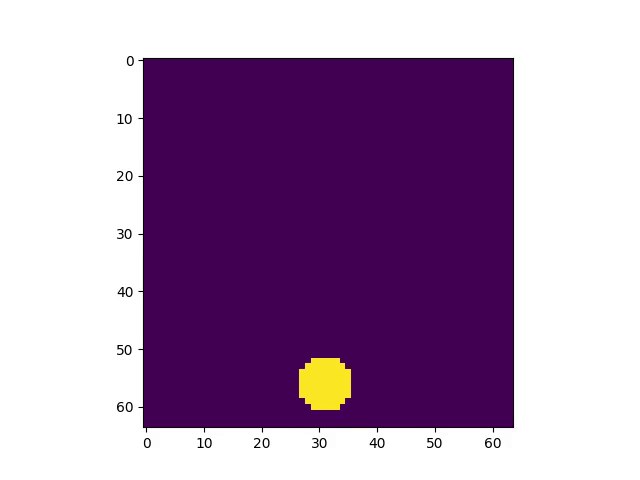
#> input picture frame 100 of КЗ/2 этап/Индивидуальные задачи/assets/ex2.1.2.mp4, 640 x 480 px
$ python ex2.1.2.py
#> lines starting #> are read from the running program, lines starting #| are printed output that depends on the picture; after the words box and inside, x2 and y2 are one past the last pixel; in counts of white or black regions, pixels touching at a corner belong together
import cv2
import numpy as np

def findContourCenter(cnt):
    cx, cy = None, None
    moment = cv2.moments(cnt)
    if moment['m00'] != 0:
        cx = int(moment['m10'] / moment['m00'])
        cy = int(moment['m01'] / moment['m00'])
    return (cx, cy)

cap = cv2.VideoCapture('assets/ex2.1.2.mp4')

resultArr = []
lastCenter = None
while True:
    success, img = cap.read()
#> img is the input picture: shape (480, 640, 3); mean B, G, R 176.2, 142.1, 170.9
    if not success: break

    imgGray = cv2.cvtColor(img, cv2.COLOR_BGR2GRAY)
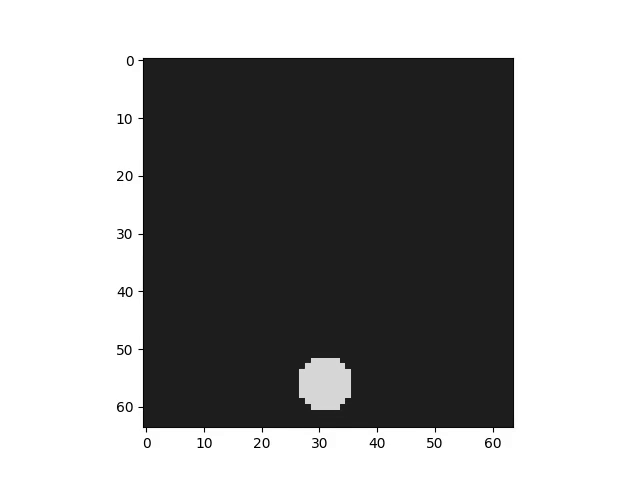
#> imgGray: shape (480, 640); min 0, max 255, mean 154.5
    _, imgBinary = cv2.threshold(imgGray, 100, 255, cv2.THRESH_BINARY)
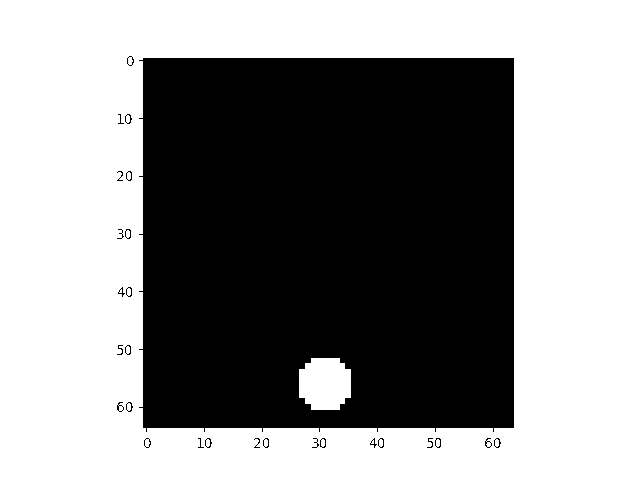
#> imgBinary: shape (480, 640); 55.9% white; 27 black regions (2 under 20 px)
    contours, _ = cv2.findContours(imgBinary, cv2.RETR_TREE, cv2.CHAIN_APPROX_NONE)
#> contours = 104 contours, 83 with area under 20; largest, box (x1, y1, x2, y2) and area: (0, 0, 640, 480) 306081, (138, 57, 515, 433) 138108, (299, 358, 351, 410) 2208, (426, 437, 434, 449) 42, (116, 344, 124, 356) 42
    contours = sorted(contours, key=cv2.contourArea, reverse=True)
    figuraContour = contours[2]
#> figuraContour = contour of 196 points, box (x1, y1, x2, y2) (299, 358, 351, 410), area 2208
    center = findContourCenter(figuraContour)
#> in findContourCenter, `moment = cv2.moments(cnt)`: moment = moments, m00 2208, centre m10/m00, m01/m00 = (324.6, 383.3)
#> in findContourCenter, `cx = int(moment['m10'] / moment['m00'])`: cx = 324
#> in findContourCenter, `cy = int(moment['m01'] / moment['m00'])`: cy = 383
#> center = (324, 383)
    if lastCenter:
        moving = [center[i]-lastCenter[i] for i in range(1, -1, -1)]
        resMoving = [1 if mov > 0 else -1 if mov < 0 else 0 for i, mov in enumerate(moving)]
        resultArr.append((resMoving[0], resMoving[1]))
    lastCenter = center
#> lastCenter = (324, 383)

    '''while cv2.waitKey(1) != 27:
        cv2.circle(img, center, 2, (255, 0, 0), 2)
        cv2.drawContours(img, [figuraContour], -1, (255, 0, 255), 1)
        cv2.imshow('Image', img)'''

cv2.destroyAllWindows()
cap.release()

print(str(resultArr)[1:-1])

$ run again, starting later in the video
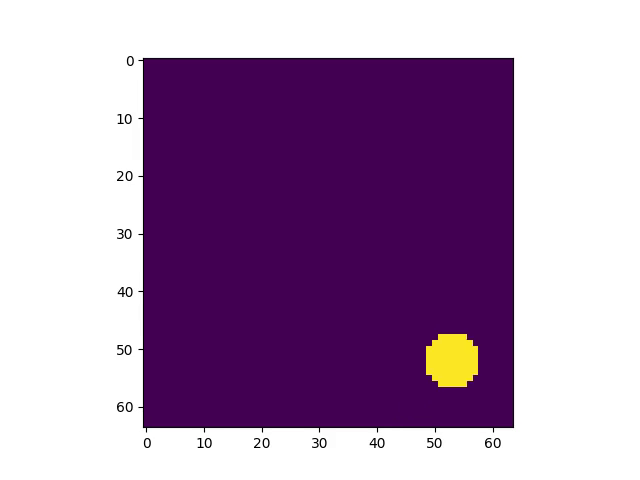
#> input picture frame 450 of КЗ/2 этап/Индивидуальные задачи/assets/ex2.1.2.mp4, 640 x 480 px
#> img is the input picture: shape (480, 640, 3); mean B, G, R 176.2, 142.1, 170.9
#> `imgGray = cv2.cvtColor(img, cv2.COLOR_BGR2GRAY)`:
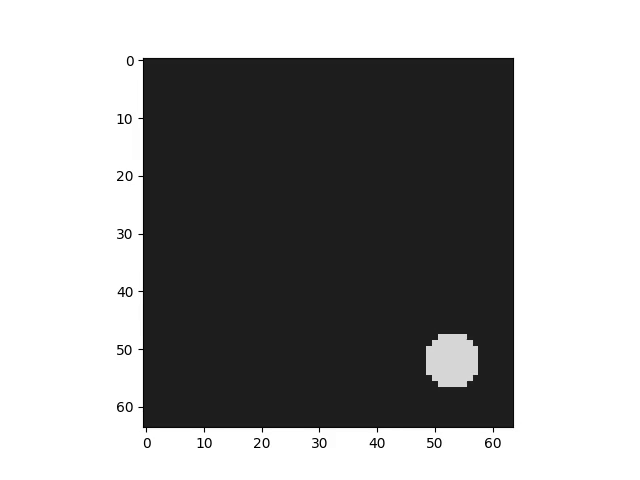
#> imgGray: shape (480, 640); min 0, max 255, mean 154.6
#> `_, imgBinary = cv2.threshold(imgGray, 100, 255, cv2.THRESH_BINARY)`:
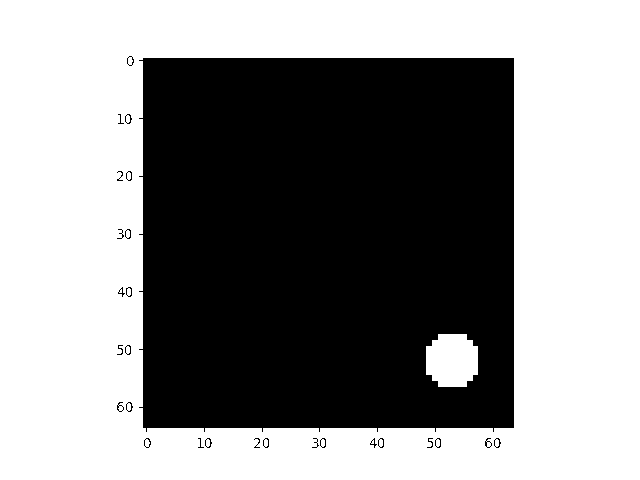
#> imgBinary: shape (480, 640); 55.9% white; 27 black regions (2 under 20 px)
#> contours = 105 contours, 83 with area under 20; largest, box (x1, y1, x2, y2) and area: (0, 0, 640, 480) 306081, (138, 57, 515, 433) 138108, (426, 334, 478, 387) 2248, (426, 437, 434, 449) 42, (116, 344, 124, 356) 42
#> figuraContour = contour of 198 points, box (x1, y1, x2, y2) (426, 334, 478, 387), area 2248
#> moment = moments, m00 2248, centre m10/m00, m01/m00 = (451.7, 360)
#> cx = 451
#> cy = 360
#> center = (451, 360)

$ run again, starting later in the video
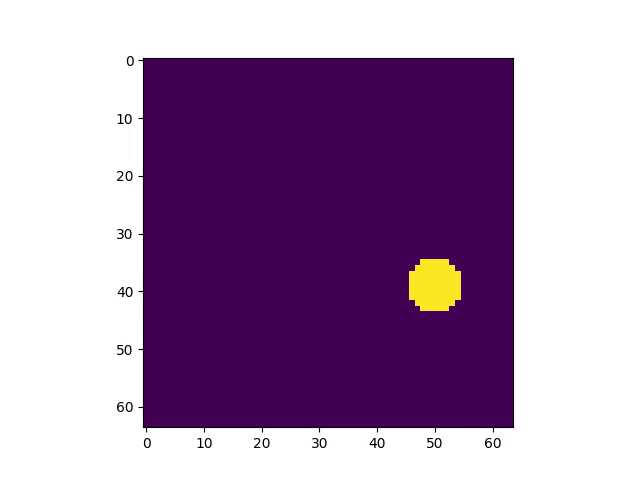
#> input picture frame 800 of КЗ/2 этап/Индивидуальные задачи/assets/ex2.1.2.mp4, 640 x 480 px
#> img is the input picture: shape (480, 640, 3); mean B, G, R 176.2, 142.1, 170.9
#> `imgGray = cv2.cvtColor(img, cv2.COLOR_BGR2GRAY)`:
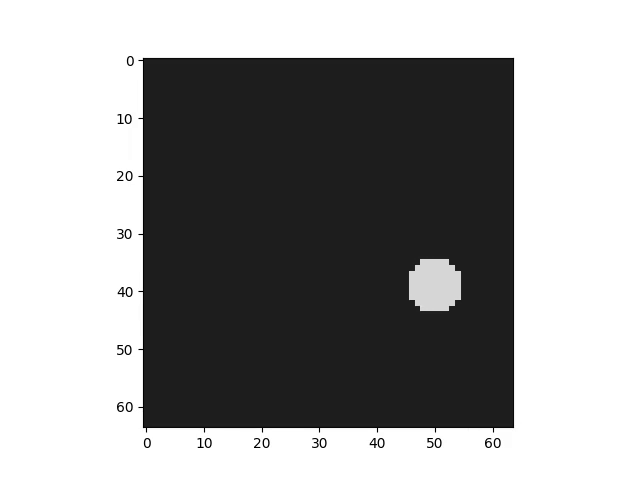
#> imgGray: shape (480, 640); min 0, max 255, mean 154.5
#> `_, imgBinary = cv2.threshold(imgGray, 100, 255, cv2.THRESH_BINARY)`:
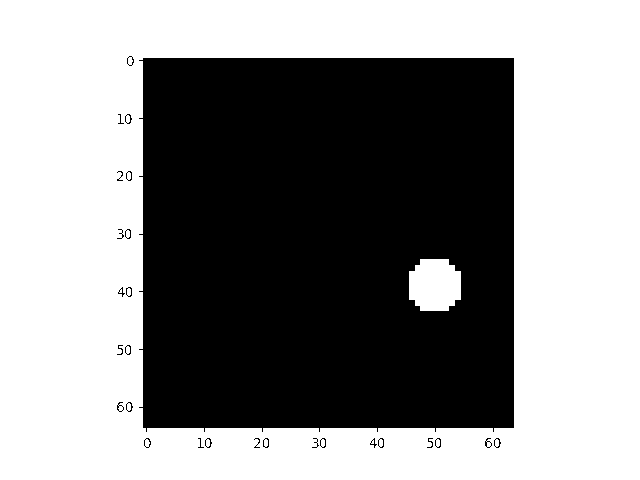
#> imgBinary: shape (480, 640); 55.8% white; 27 black regions (2 under 20 px)
#> contours = 104 contours, 82 with area under 20; largest, box (x1, y1, x2, y2) and area: (0, 0, 640, 480) 306081, (138, 57, 515, 433) 138108, (409, 259, 461, 311) 2208, (426, 437, 434, 449) 42, (116, 344, 124, 356) 42
#> figuraContour = contour of 196 points, box (x1, y1, x2, y2) (409, 259, 461, 311), area 2208
#> moment = moments, m00 2208, centre m10/m00, m01/m00 = (434.4, 284.7)
#> cx = 434
#> cy = 284
#> center = (434, 284)
